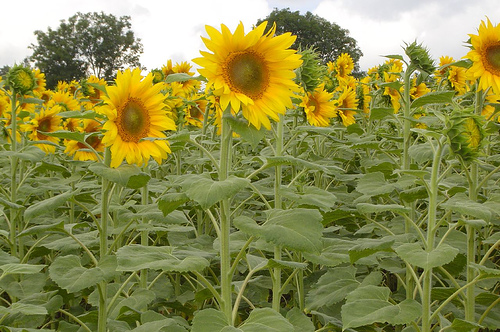
#> input picture img/1.jpg, 500 x 332 px
$ python balanceImgGray.py
#> lines starting #> are read from the running program, lines starting #| are printed output that depends on the picture
#> further down, img is the input picture: PIL image 500x332 RGB; mean R, G, B 139.4, 139.2, 74.1
"""
Tăng cường độ tương phản, bằng cách tái phân bổ giá trị pixel trên toàn bức ảnh.
Cân bằng lược đồ xám có thể làm cho các chi tiết trong hình ảnh dễ nhận biết hơn
"""

import numpy as np
from PIL import Image
import matplotlib.pyplot as plt

def histogamEqualization(image, nbrBins = 256):
    # Đảm bảo hình ảnh đầu vào là ảnh xám
    # image.mode : nếu là ảnh màu nó sẽ trả về RGB, nếu là ảnh xám thì nó trả vè L
#> called with nbrBins = 256
    if (image.mode != 'L'):
        image = image.convert('L')
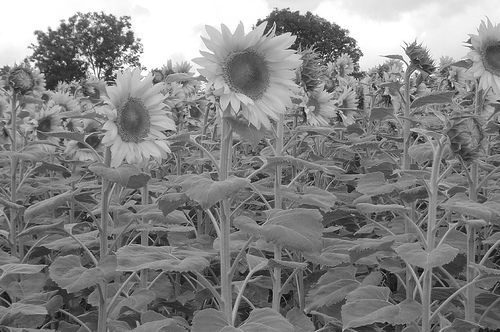
#> image: PIL image 500x332 L; min 1, max 255, mean 131.8

    #chuyển img thành array
    imageArray = np.array(image)

    # tính toán histogram của ảnh
    # np.histogram(arrat, numberStacksHistogram, rangeValue (trog TH này nó sẽ tính toán từ 0 đến 255),
    # return tuple (arrayHistogram, arrayBins)
    histogram, bins = np.histogram(imageArray, bins=nbrBins, range=(0, 256), density=True)
#> histogram = 256 values, max 0.0427 at index 255, min 0 at index 0, mean 0.00391; bins = 257 values from 0 to 256

    # tính toán hàm phân phối tích lũy (CDF - cumulative distribution function)
    cdf = histogram.cumsum()
#> cdf = 256 values from 0 to 1
    cdf = 255 * cdf / cdf[-1]
#> cdf = 256 values from 0 to 255

    # lấy giá trị mới cho từng pixel dựa trên CDF
    imageEqualized = np.interp(imageArray, bins[:-1], cdf)
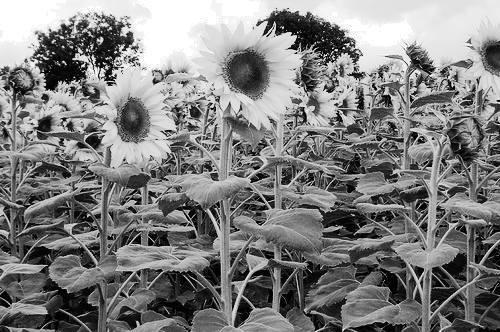
#> imageEqualized: shape (332, 500) float64; min 0.00154, max 255, mean 128.5

    # chuyển đồi mảng kết quả thành hình ảnh
    equalizedImage = Image.fromarray(imageEqualized.astype('uint8'))

    return equalizedImage

path = './img/1.jpg'
#img ban đầu
img = Image.open(path)

#img sau khi đã cân bằng histogram
equalizedImg = histogamEqualization(img)

fig, axs = plt.subplots(2, 2, figsize = (10, 10))

fig.subplots_adjust(wspace = 0.2, hspace = 0.2)

axs[0, 0].imshow(img.convert('L'), cmap='gray')
axs[0, 0].set_title('Hình ảnh gốc')

axs[0, 1].hist(np.array(img.convert('L')).flatten(), bins = 128)
axs[0, 1].set_title('Biểu đồ histogram - hình ảnh gốc')

axs[1, 0].imshow(equalizedImg, cmap='gray')
axs[1, 0].set_title('Hình ảnh đã cân bằng')

axs[1, 1].hist(np.array(equalizedImg).flatten(), bins = 128)
axs[1, 1].set_title('Biểu đồ histogram - hình ảnh đã cân bằng')

plt.show()
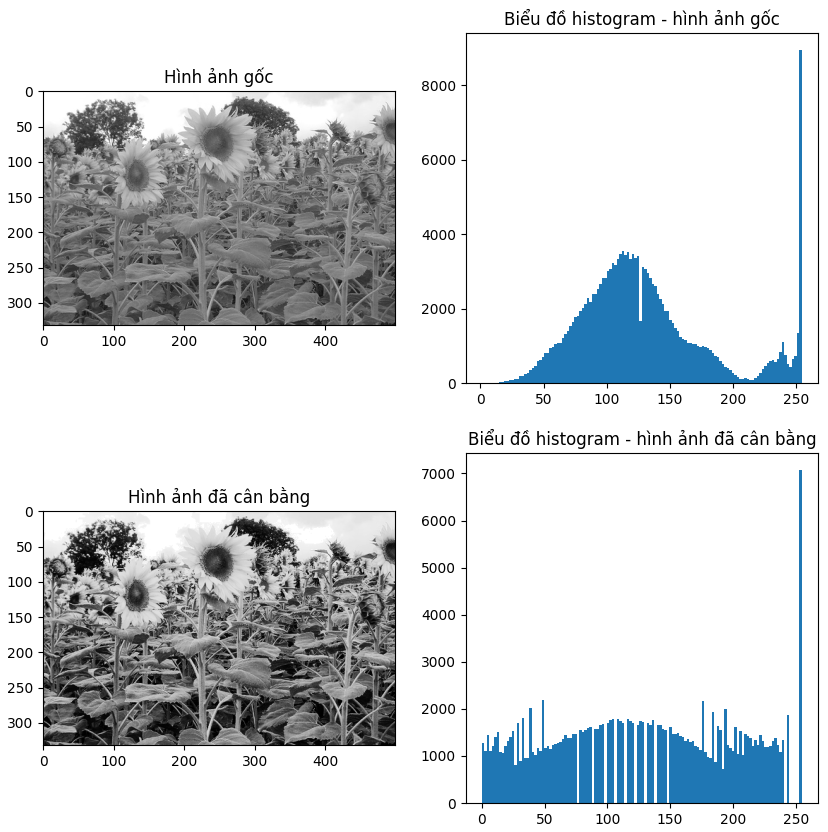
#> figure drawn by matplotlib, 4 panels; panel 2: tallest bar 8949 high, from x = 253 to 255; panel 4: tallest bar 7080 high, from x = 253 to 255

$ run again, with img/2.jpg copied over img/1.jpg
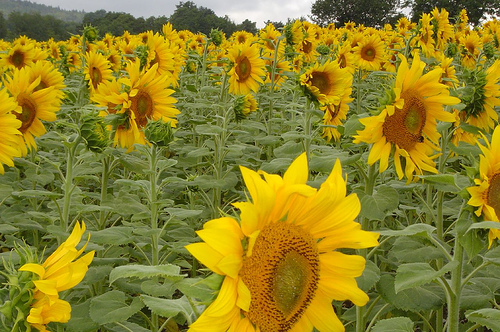
#> input picture img/2.jpg, 500 x 332 px
#> img is the input picture: PIL image 500x332 RGB; mean R, G, B 140.8, 128.7, 37.6
#> in histogamEqualization, `image = image.convert('L')`:
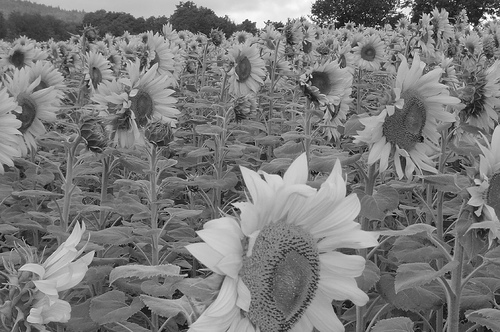
#> image: PIL image 500x332 L; min 1, max 255, mean 121.9
#> histogram = 256 values, max 0.0101 at index 111, min 0 at index 0, mean 0.00391; bins = 257 values from 0 to 256
#> in histogamEqualization, `cdf = histogram.cumsum()`: cdf = 256 values from 0 to 1
#> in histogamEqualization, `cdf = 255 * cdf / cdf[-1]`: cdf = 256 values from 0 to 255
#> `plt.show()`:
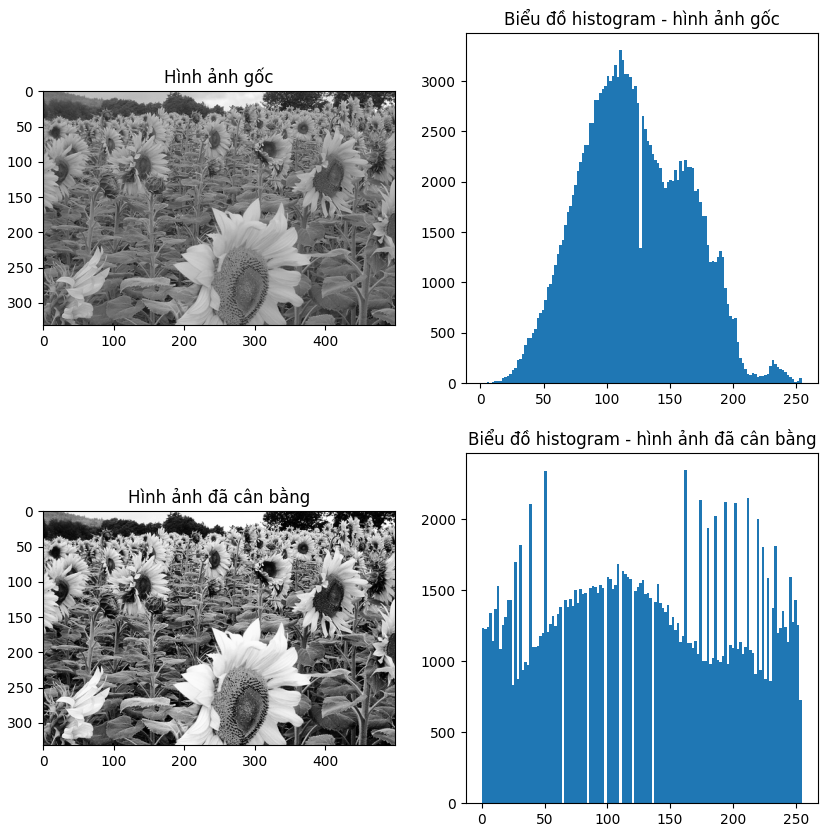
#> figure drawn by matplotlib, 4 panels; panel 2: tallest bar 3313 high, from x = 110.1 to 112.1; panel 4: tallest bar 2348 high, from x = 161.4 to 163.4

$ run again, with img/3.jpg copied over img/1.jpg
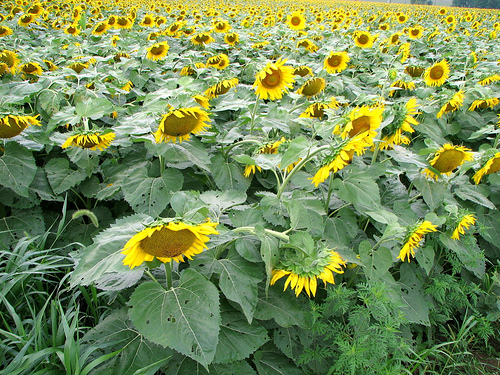
#> input picture img/3.jpg, 500 x 375 px
#> img is the input picture: PIL image 500x375 RGB; mean R, G, B 120, 142.1, 86.8
#> in histogamEqualization, `image = image.convert('L')`:
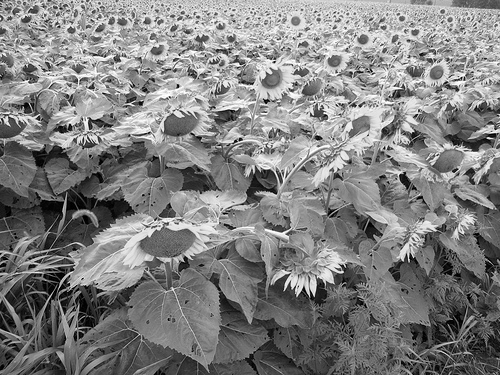
#> image: PIL image 500x375 L; min 0, max 255, mean 129.2
#> histogram = 256 values, max 0.00694 at index 125, min 0.000197 at index 255, mean 0.00391; bins = 257 values from 0 to 256
#> in histogamEqualization, `cdf = histogram.cumsum()`: cdf = 256 values from 0.000464 to 1
#> in histogamEqualization, `cdf = 255 * cdf / cdf[-1]`: cdf = 256 values from 0.118 to 255
#> `plt.show()`:
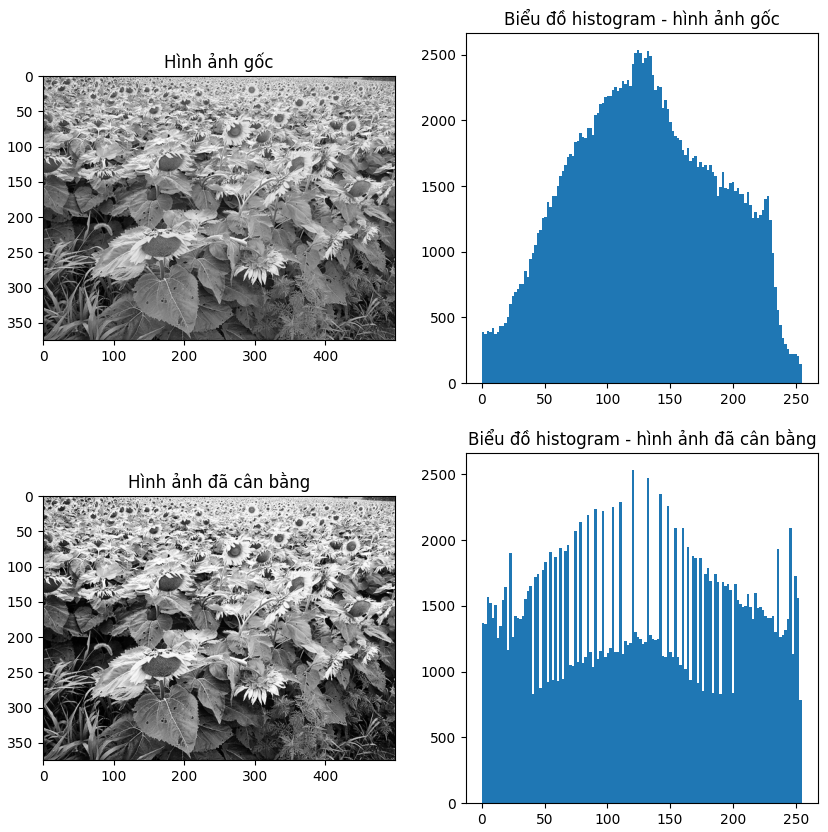
#> figure drawn by matplotlib, 4 panels; panel 2: tallest bar 2539 high, from x = 123.5 to 125.5; panel 4: tallest bar 2535 high, from x = 119.5 to 121.5
